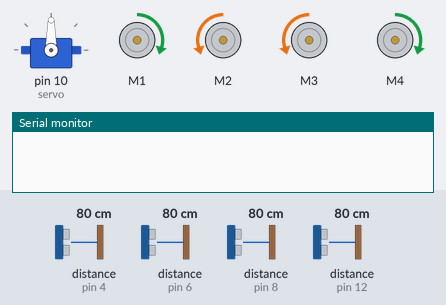
A sketch run on a simulated Arduino Uno, built with avr-gcc and run on an emulated ATmega328P. Parts: servo, 4 × DC motor (green arrow = forward, orange = backward, longer = faster), the last lines printed to the serial monitor. Wiring (inferred from the names in the program): 4 × ultrasonic range finder: trigger pin 5, echo pin 4 / trigger pin 7, echo pin 6 / trigger pin 11, echo pin 8 / trigger pin 13, echo pin 12. The inputs (shaded band) are chosen by the test bench; at power-on: distance to the obstacle (sensors on pin 6, pin 4, pin 8, pin 12) 80 cm. The echo pulse lasts 58.3 µs per cm.

Above: at 2.0 s.
2.1 s: distance to the obstacle (sensor on pin 6) set to 13 cm
3.6 s: distance to the obstacle (sensor on pin 6) set to 10 cm
At 4.2 s:
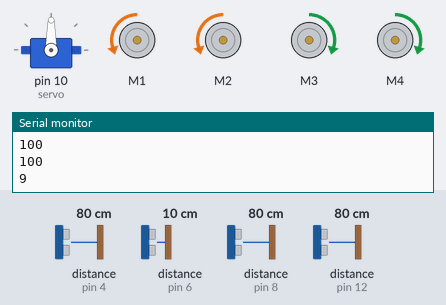
5.3 s: distance to the obstacle (sensor on pin 4) set to 12 cm
6.8 s: distance to the obstacle (sensor on pin 4) set to 9 cm
At 8.0 s:
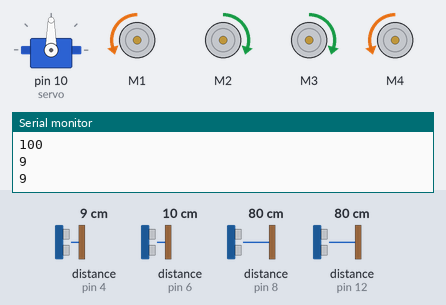
8.7 s: distance to the obstacle (sensor on pin 8) set to 12 cm
10.3 s: distance to the obstacle (sensor on pin 8) set to 9 cm
At 11.8 s:
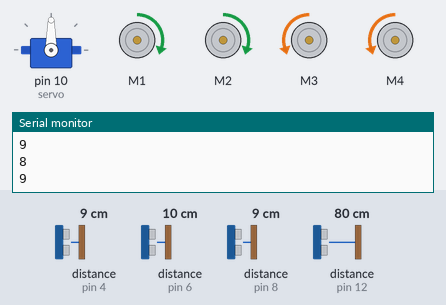
Timing chart, 0 to 13.1 s (numbered marks = the images above; inputs shaded):
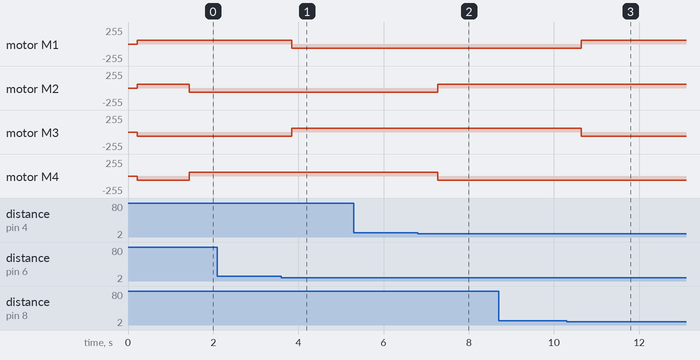

Measured:
- the behaviour switches between 12 and 11 cm on distance to the obstacle (sensor on pin 6) (found by bisection; images 0 and 1)
- the behaviour switches between 11 and 10 cm on distance to the obstacle (sensor on pin 4) (found by bisection; images 1 and 2)
- the behaviour switches between 11 and 10 cm on distance to the obstacle (sensor on pin 8) (found by bisection; images 2 and 3)
- after the input at 2.1 s, every drawn part: stays the same
- after the input at 3.6 s, motor M1: forward 60/255 → backward 60/255 after 0.24 s; motor M3: backward 60/255 → forward 60/255 after 0.24 s
- after the input at 5.3 s, every drawn part: stays the same
- after the input at 6.8 s, motor M2: backward 60/255 → forward 60/255 after 0.47 s; motor M4: forward 60/255 → backward 60/255 after 0.47 s
- after the input at 8.7 s, every drawn part: stays the same
- after the input at 10.3 s, motor M1: backward 60/255 → forward 60/255 after 0.34 s; motor M3: forward 60/255 → backward 60/255 after 0.34 s

The sketch:

Firefighting_Robot.ino
```cpp
#include <Wire.h>
#include <Adafruit_MotorShield.h>
#include <Servo.h>
#include "utility/Adafruit_MS_PWMServoDriver.h"

#define Northecho 12
#define Northtrig 13
#define Eastecho 8
#define Easttrig 11
#define Southecho 4
#define Southtrig 5
#define Westecho 6
#define Westtrig 7

#define flameOne A3
#define flameTwo A2
#define flameThree A1

Adafruit_MotorShield AFMS = Adafruit_MotorShield();
Adafruit_DCMotor *motorOne = AFMS.getMotor(1);
Adafruit_DCMotor *motorTwo = AFMS.getMotor(2);
Adafruit_DCMotor *motorThree = AFMS.getMotor(3);
Adafruit_DCMotor *motorFour = AFMS.getMotor(4);
Servo servo;

int servoSpeed = 93;
int motorSpeed = 60;
int highGear = motorSpeed + 20;
int lowGear = motorSpeed - 20;

long northD = 0;
long eastD = 0;
long southD = 0;
long westD = 0;

long prevNorthD = 0;
long prevEastD = 0;
long prevSouthD = 0;
long prevWestD = 0;

int robotDir = 0;//North: 0, East: 1, South: 2, West: 3

void setup() {
  Serial.begin(9600);
  AFMS.begin();
  servo.attach(10);
  pinMode(Northecho, INPUT); pinMode(Eastecho, INPUT); pinMode(Southecho, INPUT); pinMode(Westecho, INPUT);
  pinMode(Northtrig, OUTPUT); pinMode(Easttrig, OUTPUT); pinMode(Southtrig, OUTPUT); pinMode(Westtrig, OUTPUT);
  pinMode(flameOne, INPUT); pinMode(flameTwo, INPUT); pinMode(flameThree, INPUT);
  setSpeedNorm(); servo.write(90);

  robotDir = 0;
}

void loop() {

  readDistance();
  moveRobot();

}

void readDistance() {
  prevNorthD = northD; prevEastD = eastD; prevSouthD = southD; prevWestD = westD;
  delay(50);digitalWrite(Northtrig, LOW); delayMicroseconds(2); digitalWrite(Northtrig, HIGH); delayMicroseconds(10); digitalWrite(Northtrig, LOW); northD = pulseIn(Northecho, HIGH) / 58.2;if (northD > 75) {northD = 100;}
  delay(50);digitalWrite(Easttrig, LOW); delayMicroseconds(2); digitalWrite(Easttrig, HIGH); delayMicroseconds(10); digitalWrite(Easttrig, LOW); eastD = pulseIn(Eastecho, HIGH) / 58.2;if (eastD > 75) {eastD = 100;}
  delay(50);digitalWrite(Southtrig, LOW); delayMicroseconds(2); digitalWrite(Southtrig, HIGH); delayMicroseconds(10); digitalWrite(Southtrig, LOW); southD = pulseIn(Southecho, HIGH) / 58.2;if (southD > 75) {southD = 100;}
  delay(50);digitalWrite(Westtrig, LOW); delayMicroseconds(2); digitalWrite(Westtrig, HIGH); delayMicroseconds(10); digitalWrite(Westtrig, LOW); westD = pulseIn(Westecho, HIGH) / 58.2;if (westD > 75) {westD = 100;}
}

void setSpeedNorm() {motorOne->setSpeed(motorSpeed); motorTwo->setSpeed(motorSpeed); motorThree->setSpeed(motorSpeed); motorFour->setSpeed(motorSpeed);}
void setSpeedNW() {motorOne->setSpeed(highGear); motorTwo->setSpeed(lowGear); motorThree->setSpeed(highGear); motorFour->setSpeed(lowGear);}
void setSpeedNE() {motorOne->setSpeed(lowGear); motorTwo->setSpeed(highGear); motorThree->setSpeed(lowGear); motorFour->setSpeed(highGear);}

int indent = 6;
bool turnBool = true;

void moveRobot() {//increase delay

  switch(robotDir) {

    case 0://North
    if (northD > 10) {
      if (eastD < indent) {setSpeedNW();} else if (westD < indent) {setSpeedNE();} else {setSpeedNorm();}
      motorOne->run(FORWARD); motorTwo->run(FORWARD); motorThree->run(BACKWARD); motorFour->run(BACKWARD);
      //if (northD > 30) {if (((eastD - prevEastD > 30) && (eastD - prevEastD < 100)) || ((westD - prevWestD > 30) && (westD - prevWestD < 100))) {delay(500); if (eastD > westD) {robotDir = 1;} else {robotDir = 3;}}}
      if (isSideOpen() && turnBool) {delay(1000); turnBool = false; if (eastD > westD) {robotDir = 1;} else {robotDir = 3;}}
      if (!isSideOpen()) {turnBool = true;}
    } else {
      if (eastD > westD) {robotDir = 1;} else {robotDir = 3;}
      //if (eastD > 20) {robotDir = 1;} else {robotDir = 3;}
      //if (20 > westD) {robotDir = 1;} else {robotDir = 3;}
      printDs();
    }
    break;

    case 1://East
    if (eastD > 10) {
      if (northD < indent) {setSpeedNW();} else if (southD < indent) {setSpeedNE();} else {setSpeedNorm();}
      motorOne->run(BACKWARD); motorTwo->run(FORWARD); motorThree->run(FORWARD); motorFour->run(BACKWARD);
      //if (eastD > 30) {if (((northD - prevNorthD > 30) && (northD - prevNorthD < 100)) || ((southD - prevSouthD > 30) && (southD - prevSouthD < 100))) {delay(500); if (northD > southD) {robotDir = 0;} else {robotDir = 2;}}}
      if (isSideOpen() && turnBool) {delay(1000); turnBool = false; if (northD > southD) {robotDir = 0;} else {robotDir = 2;}}
      if (!isSideOpen()) {turnBool = true;}
    } else {
      if (southD > northD) {robotDir = 2;} else {robotDir = 0;}
      //if (southD > 20) {robotDir = 2;} else {robotDir = 0;}
      //if (20 > northD) {robotDir = 2;} else {robotDir = 0;}
      printDs();
    }
    break;

    case 2://South
    if (southD > 10) {
      if (westD < indent) {setSpeedNW();} else if (eastD < indent) {setSpeedNE();} else {setSpeedNorm();}
      motorOne->run(BACKWARD); motorTwo->run(BACKWARD); motorThree->run(FORWARD); motorFour->run(FORWARD);
      //if (southD > 30) {if (((eastD - prevEastD > 30) && (eastD - prevEastD < 100)) || ((westD - prevWestD > 30) && (westD - prevWestD < 100))) {delay(500); if (eastD > westD) {robotDir = 1;} else {robotDir = 3;}}}
      if (isSideOpen() && turnBool) {delay(1000); turnBool = false; if (eastD > westD) {robotDir = 1;} else {robotDir = 3;}}
      if (!isSideOpen()) {turnBool = true;}
    } else {
      if (westD > eastD) {robotDir = 3;} else {robotDir = 1;}
      //if (westD > 20) {robotDir = 3;} else {robotDir = 1;}
      //if (20 > eastD) {robotDir = 3;} else {robotDir = 1;}
      printDs();
    }
    break;

    case 3://West
    if (westD > 10) {
      if (southD < indent) {setSpeedNW();} else if (northD < indent) {setSpeedNE();} else {setSpeedNorm();}
      motorOne->run(FORWARD); motorTwo->run(BACKWARD); motorThree->run(BACKWARD); motorFour->run(FORWARD);
      // ?if (westD > 30) {if (((northD - prevNorthD > 30) && (northD - prevNorthD < 100)) || ((southD - prevSouthD > 30) && (southD - prevSouthD < 100))) {delay(500); if (northD > southD) {robotDir = 0;} else {robotDir = 2;}}}
      if (isSideOpen() && turnBool) {delay(1000); turnBool = false; if (northD > southD) {robotDir = 0;} else {robotDir = 2;}}
      if (!isSideOpen()) {turnBool = true;}
    } else {
      if (northD > southD) {robotDir = 0;} else {robotDir = 2;}
      //if (northD > 20) {robotDir = 0;} else {robotDir = 2;}
      //if (20 > southD) {robotDir = 0;} else {robotDir = 2;}
      printDs();
    }
    break;
  }
}

bool isSideOpen() {
  int openLength = 75;
  if (((northD > openLength) && (eastD > openLength) && (southD > openLength)) || ((northD > openLength) && (eastD > openLength) && (westD > openLength)) || ((northD > openLength) && (southD > openLength) && (westD > openLength)) || ((eastD > openLength) && (southD > openLength) && (westD > openLength))) {return true;}
  return false;
}

void printDs() {Serial.println(northD); Serial.println(eastD); Serial.println(southD); Serial.println(westD); Serial.println();}

void moveNorth() {motorOne->run(FORWARD); motorTwo->run(FORWARD); motorThree->run(BACKWARD); motorFour->run(BACKWARD);}
void moveEast() {motorOne->run(BACKWARD); motorTwo->run(FORWARD); motorThree->run(FORWARD); motorFour->run(BACKWARD);}
void moveSouth() {motorOne->run(BACKWARD); motorTwo->run(BACKWARD); motorThree->run(FORWARD); motorFour->run(FORWARD);}
void moveWest() {motorOne->run(FORWARD); motorTwo->run(BACKWARD); motorThree->run(BACKWARD); motorFour->run(FORWARD);}

void stopRobot() {motorOne->run(RELEASE); motorTwo->run(RELEASE); motorThree->run(RELEASE); motorFour->run(RELEASE);}
```
